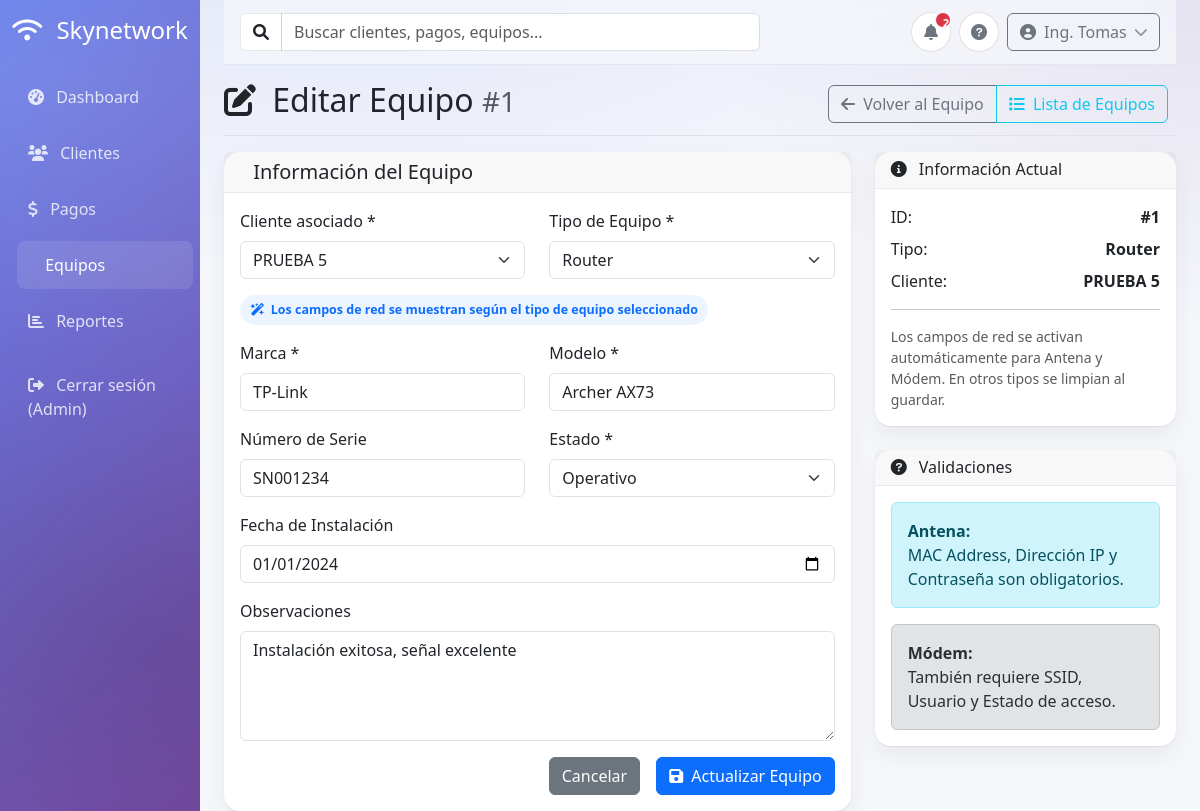
/equipos/1/edit (signed in), run on the app's committed database.
### tables this page shows
CREATE TABLE IF NOT EXISTS `equipos` (
  `id` int NOT NULL AUTO_INCREMENT,
  `cliente_id` int DEFAULT NULL,
  `instalacion_id` int DEFAULT NULL,
  `tipo_equipo` varchar(100) NOT NULL,
  `marca` varchar(100) DEFAULT NULL,
  `modelo` varchar(100) DEFAULT NULL,
  `numero_serie` varchar(100) DEFAULT NULL,
  `estado_tecnico` enum('operativo','necesita_revision','dañado','fuera_de_servicio','en_mantenimiento') DEFAULT 'operativo',
  `fecha_instalacion` date DEFAULT NULL,
  `observaciones_tecnico` text,
  `mac_address` varchar(50) DEFAULT NULL,
  `direccion_ip` varchar(45) DEFAULT NULL,
  `password_acceso` varchar(255) DEFAULT NULL,
  `ssid` varchar(255) DEFAULT NULL,
  `usuario_acceso` varchar(100) DEFAULT NULL,
  `acceso_habilitado` tinyint(1) NOT NULL DEFAULT '0',
  `created_at` timestamp NULL DEFAULT CURRENT_TIMESTAMP,
  `updated_at` timestamp NULL DEFAULT CURRENT_TIMESTAMP ON UPDATE CURRENT_TIMESTAMP,
  PRIMARY KEY (`id`),
  KEY `idx_equipos_cliente_id` (`cliente_id`)
);

CREATE TABLE IF NOT EXISTS `clientes` (
  `id` int NOT NULL AUTO_INCREMENT,
  `nombre` varchar(255) NOT NULL,
  `direccion` text,
  `telefono` varchar(20) DEFAULT NULL,
  `email` varchar(255) DEFAULT NULL,
  `estado` enum('activo','suspendido','pendiente') DEFAULT 'activo',
  `tipo_conexion` enum('fibra_optica','inalambrica','cableado_utp') DEFAULT NULL,
  `fecha_contratacion` date DEFAULT (curdate()),
  `dia_corte` tinyint unsigned NOT NULL DEFAULT '5',
  `plan_mensual` decimal(10,2) DEFAULT NULL,
  `megas_contratados` int DEFAULT NULL,
  `created_at` timestamp NULL DEFAULT CURRENT_TIMESTAMP,
  `updated_at` timestamp NULL DEFAULT CURRENT_TIMESTAMP ON UPDATE CURRENT_TIMESTAMP,
  PRIMARY KEY (`id`),
  KEY `idx_clientes_estado` (`estado`)
);

### views/equipos/edit.php (the view, shortened to what the rows shown need)
<?php include 'views/layouts/header.php'; ?>
<?php
$equipo = $equipo ?? [];
function equipoEditNormalizeTipo($tipo) {
    $tipo = trim((string)$tipo);
    $lower = function_exists('mb_strtolower') ? mb_strtolower($tipo, 'UTF-8') : strtolower($tipo);
    $compact = preg_replace('/[^a-z0-9_]+/', '', $lower);
    if (strpos($compact, 'router') !== false) return 'router';
    $allowed = ['router', 'modem', 'switch', 'access_point', 'antena', 'otro'];
    return in_array($lower, $allowed, true) ? $lower : 'otro';
}
function equipoEditValue($field, $default = '') {
    global $equipo;
    return htmlspecialchars($equipo[$field] ?? $default);
}
function equipoEditSelected($field, $value, $default = '') {
    global $equipo;
    $current = $equipo[$field] ?? $default;
    if ($field === 'tipo_equipo') {
        $current = equipoEditNormalizeTipo($current);
    }
    return ((string)$current === (string)$value) ? 'selected' : '';
}
$tipoEquipoActual = equipoEditNormalizeTipo($equipo['tipo_equipo'] ?? '');
?>
<div class="d-flex justify-content-between flex-wrap flex-md-nowrap align-items-center pt-3 pb-2 mb-3 border-bottom">
    <h1 class="h2">
        <i class="fas fa-edit me-2"></i>
        Editar Equipo
        <small class="text-muted">#<?php echo (int)($equipo['id'] ?? 0); ?></small>
    </h1>
    <div class="btn-toolbar mb-2 mb-md-0">
        <div class="btn-group me-2">
            <a href="<?php echo url('equipos/' . (int)$equipo['id']); ?>" class="btn btn-outline-secondary">
                <i class="fas fa-arrow-left me-1"></i>
                Volver al Equipo
            </a>
            <a href="<?php echo url('equipos'); ?>" class="btn btn-outline-info">
                <i class="fas fa-list me-1"></i>
                Lista de Equipos
            </a>
        </div>
    </div>
</div>
<div class="row">
    <div class="col-lg-8">
        <div class="card">
            <div class="card-header">
                <h5 class="mb-0">
                    Información del Equipo
                </h5>
            </div>
            <div class="card-body">
                <form method="POST" id="equipoEditForm">
                    <div class="row">
                        <div class="col-md-6 mb-3">
                            <label for="cliente_id" class="form-label">Cliente asociado *</label>
                            <select class="form-select" id="cliente_id" name="cliente_id" required>
                                <?php foreach (($clientes ?? []) as $cliente): ?>
                                    <option value="<?php echo (int)$cliente['id']; ?>" <?php echo ((int)($equipo['cliente_id'] ?? 0) === (int)$cliente['id']) ? 'selected' : ''; ?>>
                                        <?php echo htmlspecialchars($cliente['nombre']); ?>
                                    </option>
                                <?php endforeach; ?>
                            </select>
                        </div>
                        <div class="col-md-6 mb-3">
                            <label for="tipo_equipo" class="form-label">Tipo de Equipo *</label>
                            <select class="form-select" id="tipo_equipo" name="tipo_equipo" required>
                                <option value="router" <?php echo equipoEditSelected('tipo_equipo', 'router'); ?>>Router</option>
                            </select>
                        </div>
                    </div>
                    <div class="mb-3">
                        <span class="field-chip">
                            <i class="fas fa-wand-magic-sparkles"></i>
                            Los campos de red se muestran según el tipo de equipo seleccionado
                        </span>
                    </div>
                    <div class="row">
                        <div class="col-md-6 mb-3">
                            <label for="marca" class="form-label">Marca *</label>
                            <input type="text" class="form-control" id="marca" name="marca" value="<?php echo equipoEditValue('marca'); ?>" required>
                        </div>
                        <div class="col-md-6 mb-3">
                            <label for="modelo" class="form-label">Modelo *</label>
                            <input type="text" class="form-control" id="modelo" name="modelo" value="<?php echo equipoEditValue('modelo'); ?>" required>
                        </div>
                    </div>
                    <div class="row">
                        <div class="col-md-6 mb-3">
                            <label for="numero_serie" class="form-label">Número de Serie</label>
                            <input type="text" class="form-control" id="numero_serie" name="numero_serie" value="<?php echo equipoEditValue('numero_serie'); ?>">
                        </div>
                        <div class="col-md-6 mb-3">
                            <label for="estado_tecnico" class="form-label">Estado *</label>
                            <select class="form-select" id="estado_tecnico" name="estado_tecnico" required>
                                <option value="operativo" <?php echo equipoEditSelected('estado_tecnico', 'operativo'); ?>>Operativo</option>
                            </select>
                        </div>
                    </div>
                    <div class="mb-3">
                        <label for="fecha_instalacion" class="form-label">Fecha de Instalación</label>
                        <input type="date" class="form-control" id="fecha_instalacion" name="fecha_instalacion" value="<?php echo equipoEditValue('fecha_instalacion'); ?>">
                    </div>
                    <div class="mb-3">
                        <label for="observaciones_tecnico" class="form-label">Observaciones</label>
                        <textarea class="form-control" id="observaciones_tecnico" name="observaciones_tecnico" rows="4"><?php echo htmlspecialchars($equipo['observaciones_tecnico'] ?? ''); ?></textarea>
                    </div>
                    <div class="d-grid gap-2 d-md-flex justify-content-md-end">
                        <a href="<?php echo url('equipos/' . (int)$equipo['id']); ?>" class="btn btn-secondary me-md-2">Cancelar</a>
                        <button type="submit" class="btn btn-primary" id="btnActualizar">
                            <i class="fas fa-save me-1"></i>
                            <span class="btn-text">Actualizar Equipo</span>
                        </button>
                    </div>
                </form>
            </div>
        </div>
    </div>
    <div class="col-lg-4">
        <div class="card mb-4">
            <div class="card-header">
                <h6 class="mb-0">
                    <i class="fas fa-info-circle me-2"></i>
                    Información Actual
                </h6>
            </div>
            <div class="card-body">
                <div class="d-flex justify-content-between align-items-center mb-2">
                    <span>ID:</span>
                    <span class="fw-bold">#<?php echo (int)($equipo['id'] ?? 0); ?></span>
                </div>
                <div class="d-flex justify-content-between align-items-center mb-2">
                    <span>Tipo:</span>
                    <span class="fw-bold"><?php echo htmlspecialchars(ucfirst(str_replace('_', ' ', $tipoEquipoActual))); ?></span>
                </div>
                <div class="d-flex justify-content-between align-items-center mb-2">
                    <span>Cliente:</span>
                    <span class="fw-bold text-end"><?php echo htmlspecialchars($equipo['cliente_nombre'] ?? ''); ?></span>
                </div>
                <hr>
                <div class="small text-muted">
                    Los campos de red se activan automáticamente para Antena y Módem. En otros tipos se limpian al guardar.
                </div>
            </div>
        </div>
        <div class="card">
            <div class="card-header">
                <h6 class="mb-0">
                    <i class="fas fa-question-circle me-2"></i>
                    Validaciones
                </h6>
            </div>
            <div class="card-body">
                <div class="alert alert-info mb-3">
                    <strong>Antena:</strong><br>
                    MAC Address, Dirección IP y Contraseña son obligatorios.
                </div>
                <div class="alert alert-secondary mb-0">
                    <strong>Módem:</strong><br>
                    También requiere SSID, Usuario y Estado de acceso.
                </div>
            </div>
        </div>
    </div>
</div>
<?php include 'views/layouts/footer.php'; ?>

### core/Router.php (shortened to what the rows shown need)
<?php
class Router {
    private $routes = [];
    private $basePath = '';
    public function __construct() {
        if (defined('BASE_URL')) {
            $path = parse_url(BASE_URL, PHP_URL_PATH);
            $this->basePath = $path ?: '';
        } else {
            $this->basePath = '';
        }
    }
    public function addRoute($method, $path, $controller, $action) {
        $this->routes[] = [
            'method' => strtoupper($method),
            'path' => $path,
            'controller' => $controller,
            'action' => $action
        ];
    }
    public function dispatch() {
        $requestMethod = $_SERVER['REQUEST_METHOD'];
        $requestUri = $_SERVER['REQUEST_URI'];
        $requestPath = parse_url($requestUri, PHP_URL_PATH);
        if ($this->basePath && strpos($requestPath, $this->basePath) === 0) {
            $requestPath = substr($requestPath, strlen($this->basePath));
        }
        foreach ($this->routes as $route) {
            if ($route['method'] === $requestMethod && $this->matchPath($route['path'], $requestPath)) {
                $actionName = $route['action'];
                $controller = new $controllerName();
                $params = $this->extractParams($route['path'], $requestPath);
                try {
                    call_user_func_array([$controller, $actionName], $params);
                    return;
                } catch (Exception $e) {
                    $this->handleError(500, "Error en controlador: " . $e->getMessage());
                    return;
                }
            }
        }
    }
    private function matchPath($routePath, $requestPath) {
        $routePattern = preg_replace('/\{[^}]+\}/', '([^/]+)', $routePath);
        $routePattern = '#^' . $routePattern . '$#';
        return preg_match($routePattern, $requestPath);
    }
    private function extractParams($routePath, $requestPath) {
        $routePattern = preg_replace('/\{[^}]+\}/', '([^/]+)', $routePath);
        $routePattern = '#^' . $routePattern . '$#';
        preg_match($routePattern, $requestPath, $matches);
        array_shift($matches);
        return $matches;
    }
}
?>

### data on the page
equipos: id "1", cliente_id "PRUEBA 5", marca "TP-Link", modelo "Archer AX73", numero_serie "SN001234", fecha_instalacion "01/01/2024", observaciones_tecnico "Instalación exitosa, señal excelente", cliente.nombre "PRUEBA 5"

### other printed values
str_replace('_', ' ', $tipoEquipoActual) "Router"
